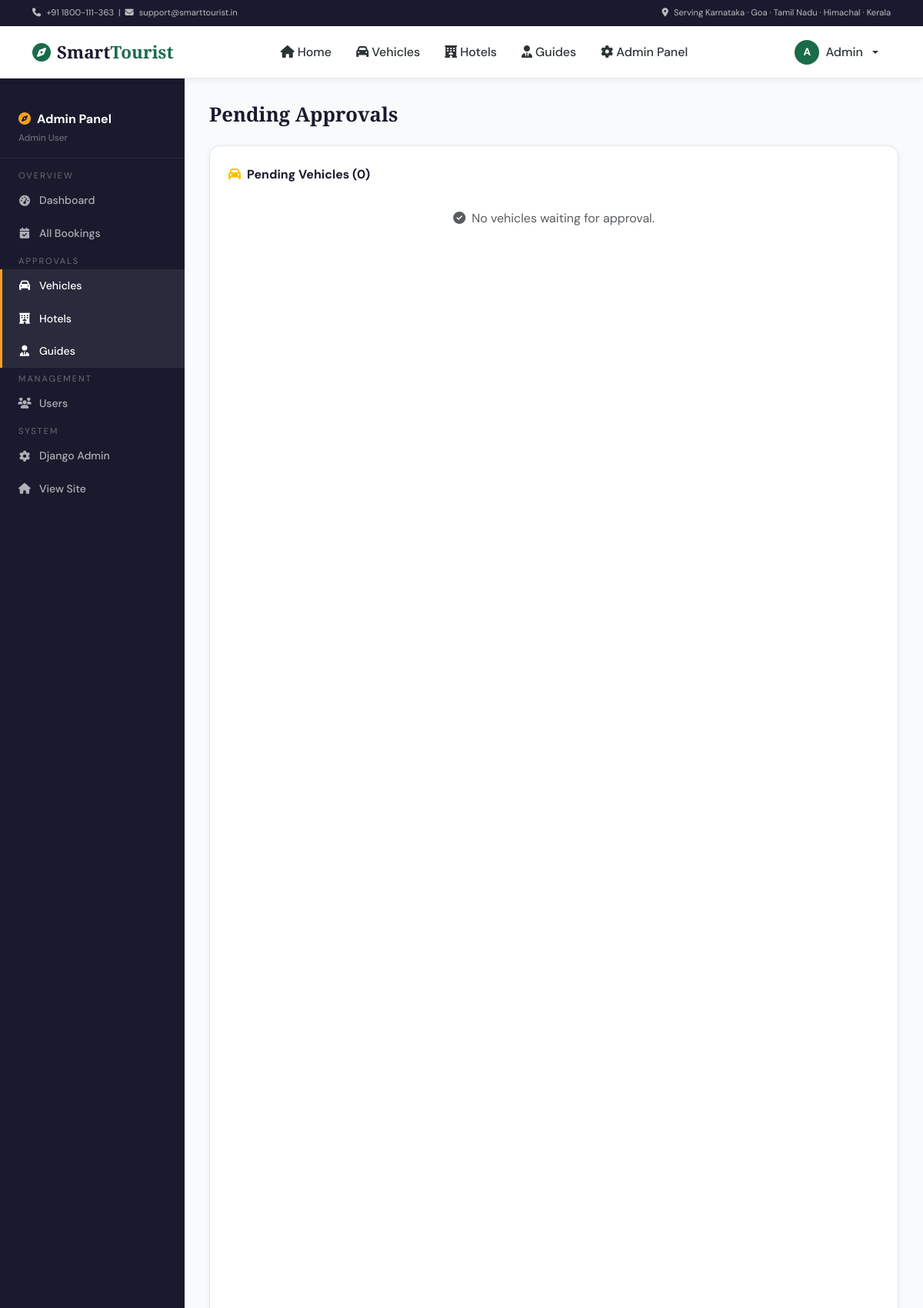
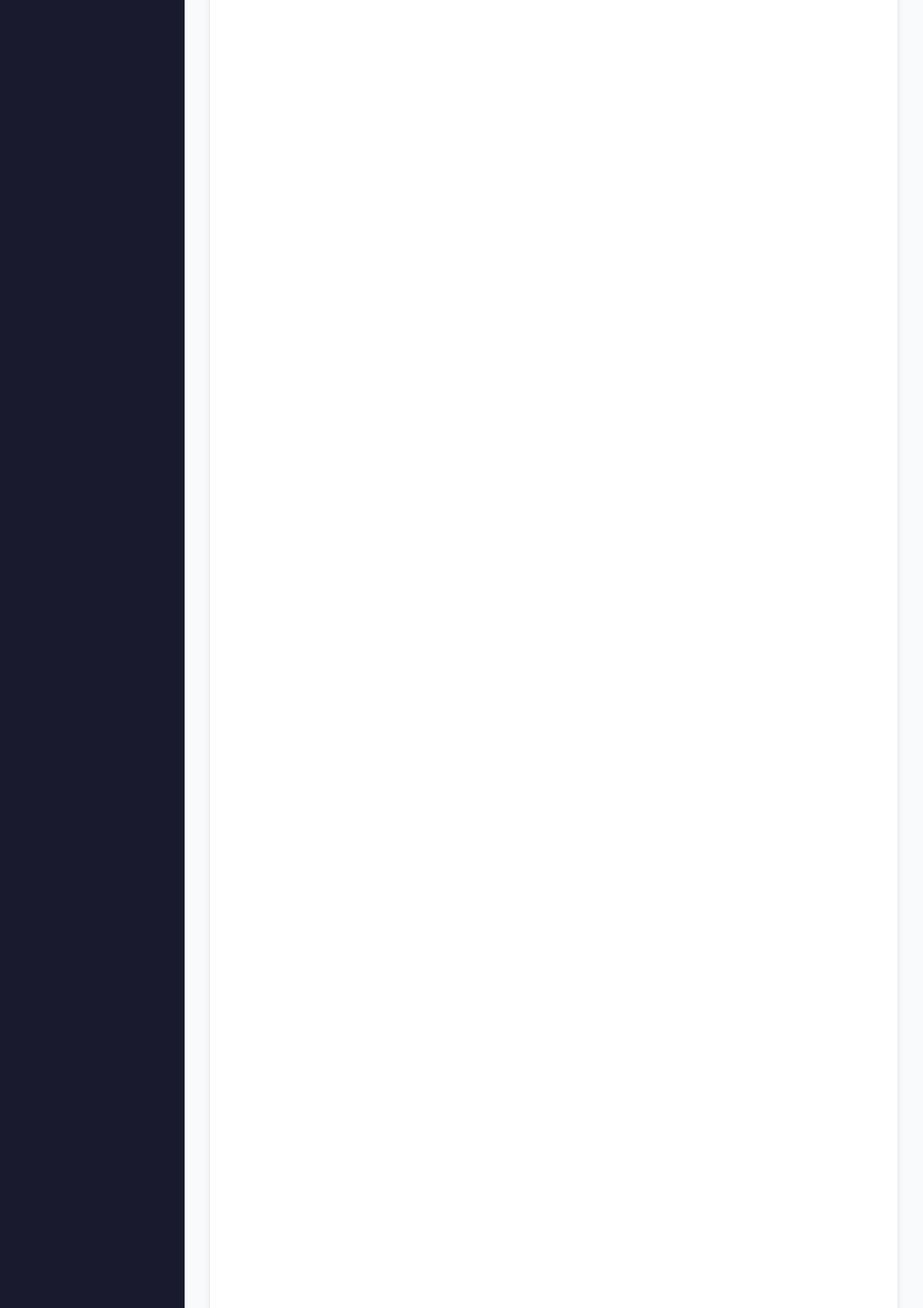
Page /admin-panel/approvals/ (signed in, upper part) on the committed database (2 pictures, top to bottom).
### accounts/models.py (models this page shows, shortened)
class User(AbstractBaseUser, PermissionsMixin):
    ROLE_CHOICES = [
        ('tourist',       'Tourist'),
        ('vehicle_owner', 'Vehicle Owner'),
        ('hotel_owner',   'Hotel Owner'),
        ('guide',         'Tour Guide'),
        ('admin',         'Admin'),
    ]
    email           = models.EmailField(unique=True)
    username        = models.CharField(max_length=150, unique=True)
    first_name      = models.CharField(max_length=100)
    last_name       = models.CharField(max_length=100)
    phone           = models.CharField(max_length=15, blank=True)
    role            = models.CharField(max_length=20, choices=ROLE_CHOICES, default='tourist')
    profile_picture = models.ImageField(upload_to='profiles/', null=True, blank=True)
    bio             = models.TextField(blank=True)
    address         = models.TextField(blank=True)
    city            = models.CharField(max_length=100, blank=True)
    state           = models.CharField(max_length=100, blank=True)
    is_active       = models.BooleanField(default=True)
    is_staff        = models.BooleanField(default=False)
    is_verified     = models.BooleanField(default=False)
    is_blocked      = models.BooleanField(default=False)
    date_joined     = models.DateTimeField(default=timezone.now)
    updated_at      = models.DateTimeField(auto_now=True)
    objects = UserManager()
    USERNAME_FIELD  = 'email'
    REQUIRED_FIELDS = ['username', 'first_name', 'last_name']
    class Meta:
        db_table = 'users'
    def get_full_name(self):
        return f"{self.first_name} {self.last_name}".strip()
    @property
    def is_vehicle_owner(self): return self.role == 'vehicle_owner'
    @property
    def is_hotel_owner(self):   return self.role == 'hotel_owner'
    @property
    def is_guide(self):         return self.role == 'guide'
    @property
    def is_admin_user(self):    return self.role == 'admin'

### admin_dashboard/views.py (the view)
@admin_required
def admin_approvals(request):
    return render(request, 'admin/approvals.html', {
        'pending_vehicles': Vehicle.objects.filter(is_approved=False).select_related('owner', 'location').order_by('-created_at'),
        'pending_hotels':   Hotel.objects.filter(is_approved=False).select_related('owner', 'location').order_by('-created_at'),
        'pending_guides':   TourGuide.objects.filter(is_approved=False).select_related('user').order_by('-created_at'),
    })

### admin_dashboard/views.py (called while the page is built)
def admin_required(fn):
    @login_required
    @functools.wraps(fn)
    def wrapper(request, *args, **kwargs):
        if not request.user.is_admin_user:
            messages.error(request, 'Admin access required.')
            return redirect('home')
        return fn(request, *args, **kwargs)
    return wrapper

### templates/admin/approvals.html (shortened to what this page needs)
{% extends 'base.html' %}{% block title %}Approvals – Admin{% endblock %}
{% block content %}
<div class="admin-layout">
  <aside class="admin-sidebar">
    {% include 'admin/_sidebar.html' with active_nav='approvals' %}
  </aside>
  <div class="admin-main">
    <h1 class="admin-title">Pending Approvals</h1>
    <div class="chart-card mb-4" id="pendingVehicles">
      <div class="chart-title mb-3"><i class="fas fa-car text-warning me-2"></i>Pending Vehicles ({{ pending_vehicles|length }})</div>
      {% if pending_vehicles %}
      <table class="smart-table w-100"><thead><tr><th>Vehicle</th><th>Owner</th><th>Location</th><th>Price/Day</th><th>Action</th></tr></thead><tbody>
      {% for v in pending_vehicles %}<tr><td><strong>{{ v.brand }} {{ v.model }}</strong><br><small class="text-muted">{{ v.get_vehicle_type_display }}</small></td><td>{{ v.owner.get_full_name }}</td><td>{{ v.location }}</td><td>₹{{ v.price_per_day }}</td><td><a href="/admin-panel/approve/vehicle/{{ v.id }}/?next=/admin-panel/approvals/" class="btn btn-sm btn-success">✓ Approve</a></td></tr>{% endfor %}
      </tbody></table>
      {% else %}<div class="text-center text-muted py-3"><i class="fas fa-check-circle me-2"></i>No vehicles waiting for approval.</div>{% endif %}
    </div>
  </div>
</div>{% endblock %}

### templates/base.html (shortened to what this page needs)
<!DOCTYPE html>
<html lang="en">
<head>
<link href="https://cdn.jsdelivr.net/npm/bootstrap@5.3.2/dist/css/bootstrap.min.css" rel="stylesheet">
<link rel="stylesheet" href="https://cdnjs.cloudflare.com/ajax/libs/font-awesome/6.5.0/css/all.min.css">
<link rel="stylesheet" href="/static/css/main.css">
</head>
<body>
<div class="topbar d-none d-md-block">
  <div class="container"><div class="d-flex justify-content-between py-1">
    <small><i class="fas fa-phone me-1"></i> +91 1800-111-363 &nbsp;|&nbsp; <i class="fas fa-envelope me-1"></i> support@smarttourist.in</small>
    <small><i class="fas fa-map-marker-alt me-1"></i> Serving Karnataka · Goa · Tamil Nadu · Himachal · Kerala</small>
  </div></div>
</div>
<nav class="navbar navbar-expand-lg navbar-light sticky-top" id="mainNav">
  <div class="container">
    <a class="navbar-brand" href="{% url 'home' %}">
      <i class="fas fa-compass brand-icon"></i>
      <span class="brand-text">Smart<span class="brand-accent">Tourist</span></span>
    </a>
    <div class="collapse navbar-collapse" id="navMain">
      <ul class="navbar-nav mx-auto">
        <li class="nav-item"><a class="nav-link" href="{% url 'home' %}"><i class="fas fa-home me-1"></i>Home</a></li>
        {% if user.is_authenticated and user.is_vehicle_owner %}
          <li class="nav-item"><a class="nav-link" href="/vehicles/vendor/dashboard/"><i class="fas fa-tachometer-alt me-1"></i>My Dashboard</a></li>
          <li class="nav-item"><a class="nav-link" href="/vehicles/vendor/add/"><i class="fas fa-plus-circle me-1"></i>Add Vehicle</a></li>
        {% elif user.is_authenticated and user.is_hotel_owner %}
          <li class="nav-item"><a class="nav-link" href="/hotels/hotel-dashboard/"><i class="fas fa-tachometer-alt me-1"></i>My Dashboard</a></li>
          <li class="nav-item"><a class="nav-link" href="/hotels/hotel-dashboard/add/"><i class="fas fa-plus-circle me-1"></i>Add Hotel</a></li>
        {% elif user.is_authenticated and user.is_admin_user %}
          <li class="nav-item"><a class="nav-link" href="/vehicles/"><i class="fas fa-car me-1"></i>Vehicles</a></li>
          <li class="nav-item"><a class="nav-link" href="/hotels/"><i class="fas fa-hotel me-1"></i>Hotels</a></li>
          <li class="nav-item"><a class="nav-link" href="/guides/"><i class="fas fa-user-tie me-1"></i>Guides</a></li>
          <li class="nav-item"><a class="nav-link" href="/admin-panel/"><i class="fas fa-cog me-1"></i>Admin Panel</a></li>
        {% endif %}
      </ul>
      <div class="navbar-nav">
        {% if user.is_authenticated %}
        <div class="nav-item dropdown">
          <a class="nav-link dropdown-toggle d-flex align-items-center gap-2" href="#" data-bs-toggle="dropdown">
            {% if user.profile_picture %}<img src="{{ user.profile_picture.url }}" class="rounded-circle" width="32" height="32" style="object-fit:cover">
            {% else %}<div class="avatar-circle">{{ user.first_name.0 }}</div>{% endif %}
            {{ user.first_name }}
          </a>
        </div>
        {% else %}
        <a class="nav-link" href="/accounts/login/">Login</a>
        <a class="btn btn-primary ms-2" href="/accounts/register/">Get Started</a>
        {% endif %}
      </div>
    </div>
  </div>
</nav>
<main>{% block content %}{% endblock %}</main>
</body>
</html>

### templates/admin/_sidebar.html (shortened to what this page needs)
<div style="padding:1rem 1.5rem;border-bottom:1px solid rgba(255,255,255,.08);margin-bottom:.5rem;"><div style="font-size:1rem;font-weight:700;color:#fff;"><i class="fas fa-compass me-2" style="color:#f4a024;"></i>Admin Panel</div><div style="font-size:.75rem;color:rgba(255,255,255,.4);margin-top:2px;">{{ request.user.get_full_name }}</div></div>
<span class="as-lbl">Overview</span>
<a href="/admin-panel/" {% if active_nav == 'dashboard' %}class="active"{% endif %}><i class="fas fa-tachometer-alt"></i> Dashboard</a>
<a href="/admin-panel/bookings/" {% if active_nav == 'bookings' %}class="active"{% endif %}><i class="fas fa-calendar-check"></i> All Bookings</a>
<span class="as-lbl">Approvals</span>
<a href="/admin-panel/approvals/#pendingVehicles" {% if active_nav == 'approvals' %}class="active"{% endif %}><i class="fas fa-car"></i> Vehicles </a>
<a href="/admin-panel/approvals/#pendingHotels" {% if active_nav == 'approvals' %}class="active"{% endif %}><i class="fas fa-hotel"></i> Hotels </a>
<a href="/admin-panel/approvals/#pendingGuides" {% if active_nav == 'approvals' %}class="active"{% endif %}><i class="fas fa-user-tie"></i> Guides </a>
<span class="as-lbl">Management</span>
<a href="/admin-panel/users/" {% if active_nav == 'users' %}class="active"{% endif %}><i class="fas fa-users"></i> Users</a>
<span class="as-lbl">System</span>
<a href="/django-admin/"><i class="fas fa-cog"></i> Django Admin</a>
<a href="{% url 'home' %}"><i class="fas fa-home"></i> View Site</a>

### static/css/main.css (style rules this page uses)
:root { --primary:#1a6b4a;--primary-dk:#124d36;--primary-lt:#e8f5ef; --accent:#f4a024;--accent-dk:#d4880e; --danger:#e74c3c;--success:#27ae60;--info:#2980b9;--warning:#f39c12; --dark:#1a1a2e;--text:#2d3436;--muted:#636e72; --border:#e2e8f0;--bg:#f8fafb;--card:#ffffff; --shadow-sm:0 2px 8px rgba(0,0,0,.06); --shadow-md:0 8px 24px rgba(0,0,0,.10); --shadow-lg:0 16px 48px rgba(0,0,0,.14); --r-sm:8px;--r-md:14px;--r-lg:20px; --ff-head:'Playfair Display',Georgia,serif; --ff-body:'DM Sans',system-ui,sans-serif; --tr:all .3s cubic-bezier(.4,0,.2,1); }
*,*::before,*::after { box-sizing:border-box;margin:0;padding:0 }
body { font-family:var(--ff-body);color:var(--text);background:var(--bg);line-height:1.6;-webkit-font-smoothing:antialiased }
h1,h2,h3,h4,h5,h6 { font-family:var(--ff-head);font-weight:700;color:var(--dark) }
a { text-decoration:none;color:var(--primary);transition:var(--tr) }
.topbar { background:var(--dark);color:rgba(255,255,255,.7);font-size:.8rem;padding:4px 0 }
#mainNav { position:relative;z-index:1050;background:rgba(255,255,255,.97);backdrop-filter:blur(20px);box-shadow:var(--shadow-sm);border-bottom:1px solid var(--border);padding:.6rem 0;transition:var(--tr) }
.navbar-brand { display:flex;align-items:center;gap:8px }
.brand-icon { font-size:1.5rem;color:var(--primary);animation:spin-slow 8s linear infinite }
.brand-text { font-family:var(--ff-head);font-size:1.4rem;font-weight:700;color:var(--dark) }
.brand-accent { color:var(--primary) }
.nav-link { font-weight:500;color:var(--text)!important;padding:.5rem 1rem!important;border-radius:var(--r-sm);transition:var(--tr) }
.avatar-circle { width:32px;height:32px;background:var(--primary);color:#fff;border-radius:50%;display:flex;align-items:center;justify-content:center;font-weight:700;font-size:.85rem }
.chart-card { background:#fff;border-radius:var(--r-md);padding:1.5rem;box-shadow:var(--shadow-sm);border:1px solid var(--border);height:100% }
.chart-title { font-size:1rem;font-weight:700;margin-bottom:1rem;color:var(--dark) }
.admin-layout { display:flex;min-height:calc(100vh - 130px) }
.admin-sidebar { width:240px;flex-shrink:0;background:#1a1a2e;padding:1.5rem 0;position:sticky;top:70px;height:calc(100vh - 70px);overflow-y:auto;z-index:1 }
.admin-sidebar .as-lbl { font-size:.7rem;text-transform:uppercase;letter-spacing:2px;color:rgba(255,255,255,.35);padding:.5rem 1.5rem;margin-top:1rem }
.admin-sidebar a { display:flex;align-items:center;gap:10px;padding:10px 20px;color:rgba(255,255,255,.65);font-size:.88rem;font-weight:500;border-left:3px solid transparent;transition:var(--tr) }
.admin-sidebar a:hover,.admin-sidebar a.active { color:#fff;background:rgba(255,255,255,.07);border-left-color:var(--accent) }
.admin-sidebar a i { width:18px;text-align:center }
.admin-main { flex:1;padding:2rem;background:var(--bg);overflow-x:hidden }
.admin-title { font-size:1.6rem;font-weight:700;color:var(--dark);margin-bottom:1.5rem }

### rows in the picture
User: first_name.0 "A", first_name "Admin", user.get_full_name "Admin User"

### other values in the picture
{{ pending_vehicles|length }} "0"
